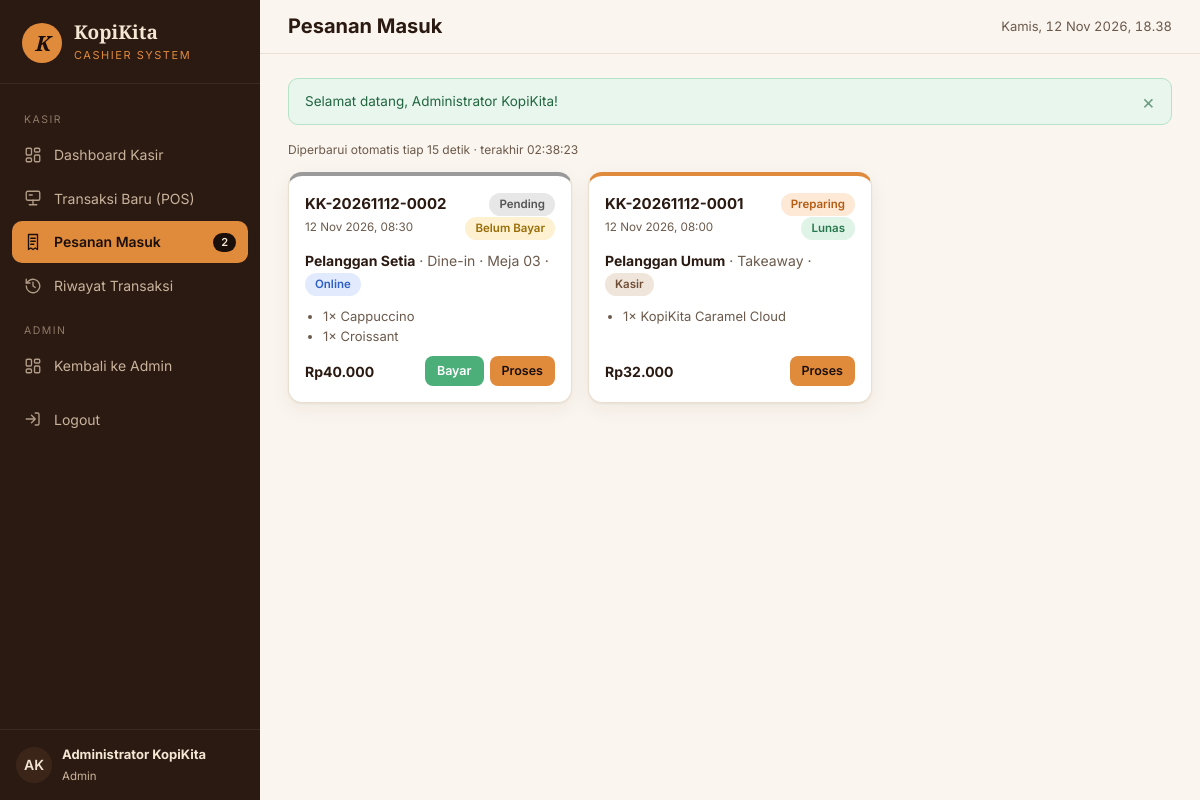
The page /cashier/orders/index.php (signed in) on the database its author committed.
### tables this page shows
CREATE TABLE `users` (
  `id`            BIGINT UNSIGNED NOT NULL AUTO_INCREMENT,
  `name`          VARCHAR(100) NOT NULL,
  `username`      VARCHAR(50)  NOT NULL,
  `email`         VARCHAR(150) NOT NULL,
  `password`      VARCHAR(255) NOT NULL,
  `role`          ENUM('admin','cashier','customer') NOT NULL DEFAULT 'customer',
  `avatar`        VARCHAR(255) NULL,
  `is_active`     TINYINT(1)   NOT NULL DEFAULT 1,
  `last_login_at` DATETIME     NULL,
  `created_at`    DATETIME     NOT NULL,
  `updated_at`    DATETIME     NOT NULL,
  PRIMARY KEY (`id`),
  UNIQUE KEY `uq_users_username` (`username`),
  UNIQUE KEY `uq_users_email` (`email`),
  KEY `idx_users_role` (`role`)
);

CREATE TABLE `orders` (
  `id`              BIGINT UNSIGNED NOT NULL AUTO_INCREMENT,
  `order_code`      VARCHAR(30) NOT NULL,
  `customer_id`     BIGINT UNSIGNED NOT NULL,
  `processed_by`    BIGINT UNSIGNED NULL,
  `order_channel`   ENUM('online','cashier') NOT NULL DEFAULT 'online',
  `order_type`      ENUM('dine_in','takeaway') NOT NULL,
  `table_number`    VARCHAR(10) NULL,
  `order_status`    ENUM('pending','confirmed','preparing','ready','completed','cancelled') NOT NULL DEFAULT 'pending',
  `subtotal`        DECIMAL(12,2) NOT NULL,
  `discount_amount` DECIMAL(12,2) NOT NULL DEFAULT 0,
  `total_amount`    DECIMAL(12,2) NOT NULL,
  `notes`           TEXT NULL,
  `cancel_reason`   VARCHAR(255) NULL,
  `stock_deducted`  TINYINT(1) NOT NULL DEFAULT 0,
  `ordered_at`      DATETIME NOT NULL,
  `completed_at`    DATETIME NULL,
  `updated_at`      DATETIME NOT NULL,
  PRIMARY KEY (`id`),
  UNIQUE KEY `uq_orders_code` (`order_code`),
  KEY `idx_orders_customer` (`customer_id`),
  KEY `idx_orders_processed_by` (`processed_by`),
  KEY `idx_orders_status` (`order_status`),
  KEY `idx_orders_ordered_at` (`ordered_at`),
  KEY `idx_orders_channel` (`order_channel`),
  CONSTRAINT `fk_orders_customer` FOREIGN KEY (`customer_id`) REFERENCES `customers` (`id`)
    ON UPDATE CASCADE ON DELETE RESTRICT,
  CONSTRAINT `fk_orders_processed_by` FOREIGN KEY (`processed_by`) REFERENCES `users` (`id`)
    ON UPDATE CASCADE ON DELETE SET NULL
);

CREATE TABLE `sales` (
  `id`               BIGINT UNSIGNED NOT NULL AUTO_INCREMENT,
  `order_id`         BIGINT UNSIGNED NOT NULL,
  `invoice_number`   VARCHAR(30) NOT NULL,
  `cashier_id`       BIGINT UNSIGNED NULL,
  `payment_method`   ENUM('cash','qris','bank_transfer') NOT NULL,
  `amount_due`       DECIMAL(12,2) NOT NULL,
  `amount_paid`      DECIMAL(12,2) NOT NULL DEFAULT 0,
  `change_amount`    DECIMAL(12,2) NOT NULL DEFAULT 0,
  `payment_status`   ENUM('pending','paid','failed','refunded') NOT NULL DEFAULT 'pending',
  `reference_number` VARCHAR(100) NULL,
  `paid_at`          DATETIME NULL,
  `created_at`       DATETIME NOT NULL,
  `updated_at`       DATETIME NOT NULL,
  PRIMARY KEY (`id`),
  UNIQUE KEY `uq_sales_order` (`order_id`),
  UNIQUE KEY `uq_sales_invoice` (`invoice_number`),
  KEY `idx_sales_cashier` (`cashier_id`),
  KEY `idx_sales_status` (`payment_status`),
  CONSTRAINT `fk_sales_order` FOREIGN KEY (`order_id`) REFERENCES `orders` (`id`)
    ON UPDATE CASCADE ON DELETE CASCADE,
  CONSTRAINT `fk_sales_cashier` FOREIGN KEY (`cashier_id`) REFERENCES `users` (`id`)
    ON UPDATE CASCADE ON DELETE SET NULL
);

CREATE TABLE `customers` (
  `id`         BIGINT UNSIGNED NOT NULL AUTO_INCREMENT,
  `user_id`    BIGINT UNSIGNED NULL,
  `name`       VARCHAR(100) NOT NULL,
  `phone`      VARCHAR(25)  NULL,
  `email`      VARCHAR(150) NULL,
  `address`    TEXT         NULL,
  `created_at` DATETIME     NOT NULL,
  `updated_at` DATETIME     NOT NULL,
  PRIMARY KEY (`id`),
  UNIQUE KEY `uq_customers_user` (`user_id`),
  KEY `idx_customers_name` (`name`),
  CONSTRAINT `fk_customers_user` FOREIGN KEY (`user_id`) REFERENCES `users` (`id`)
    ON UPDATE CASCADE ON DELETE SET NULL
);

### includes/cashier-header.php (called while the page is built)
<?php
$panel = 'cashier';
$activeCount = (int) db()->query("SELECT COUNT(*) FROM orders WHERE order_status IN ('pending','confirmed','preparing','ready')")->fetchColumn();
$navItems = [
    ['label' => 'Kasir'],
    ['href' => 'cashier/index.php', 'icon' => 'dashboard', 'text' => 'Dashboard Kasir', 'exact' => true],
    ['href' => 'cashier/pos.php', 'icon' => 'pos', 'text' => 'Transaksi Baru (POS)', 'exact' => true],
    ['href' => 'cashier/orders/', 'icon' => 'receipt', 'text' => 'Pesanan Masuk', 'count' => $activeCount],
    ['href' => 'cashier/transactions/', 'icon' => 'history', 'text' => 'Riwayat Transaksi'],
];
if (user_role() === 'admin') {
    $navItems[] = ['label' => 'Admin'];
    $navItems[] = ['href' => 'admin/index.php', 'icon' => 'dashboard', 'text' => 'Kembali ke Admin', 'exact' => true];
}
require __DIR__ . '/admin-header.php';

### config/database.php (called while the page is built, shortened)
<?php
function db(): PDO
{
    static $pdo = null;
    if ($pdo instanceof PDO) {
        return $pdo;
    }
    $dsn = 'mysql:host=' . DB_HOST . ';port=' . DB_PORT . ';dbname=' . DB_NAME . ';charset=utf8mb4';
    try {
        $pdo = new PDO($dsn, DB_USER, DB_PASS, [
            PDO::ATTR_ERRMODE            => PDO::ERRMODE_EXCEPTION,
            PDO::ATTR_DEFAULT_FETCH_MODE => PDO::FETCH_ASSOC,
            PDO::ATTR_EMULATE_PREPARES   => false,
        ]);
        $offset = (new DateTime('now', new DateTimeZone(date_default_timezone_get())))->format('P');
        $pdo->exec("SET time_zone = '" . $offset . "'");
    } catch (PDOException $e) {
        http_response_code(500);
        $msg = defined('APP_DEBUG') && APP_DEBUG ? $e->getMessage() : 'Tidak dapat terhubung ke database.';
        exit('<h1>Koneksi database gagal</h1><p>' . htmlspecialchars($msg, ENT_QUOTES, 'UTF-8')
            . '</p><p>Pastikan MySQL XAMPP berjalan dan database <code>kopikita_db</code> sudah di-import.</p>');
    }
    return $pdo;
}

### includes/auth.php (called while the page is built, shortened)
<?php
require_once __DIR__ . '/../config/database.php';
require_once __DIR__ . '/functions.php';
function current_user(): ?array
{
    static $user = false;
    if ($user !== false) {
        return $user;
    }
    $st = db()->prepare('SELECT u.id, u.name, u.username, u.email, u.role, u.avatar, u.is_active, c.id AS customer_id
                         FROM users u LEFT JOIN customers c ON c.user_id = u.id WHERE u.id = ? LIMIT 1');
    $st->execute([$_SESSION['user_id']]);
    $row = $st->fetch();
    $user = $row;
    return $user;
}
function require_login(): array
{
    $u = current_user();
    return $u;
}
function require_role(array $roles): array
{
    $u = require_login();
    return $u;
}

### cashier/orders/index.php (the view, shortened to what this page needs)
<?php
require_once __DIR__ . '/../../includes/auth.php';
require_role(['cashier', 'admin']);
$pdo = db();
$rows = $pdo->query("SELECT o.*, c.name AS customer_name, s.payment_status, s.payment_method,
        (SELECT GROUP_CONCAT(CONCAT(od.quantity, '× ', od.product_name) SEPARATOR '||') FROM order_details od WHERE od.order_id = o.id) AS item_list
        FROM orders o JOIN customers c ON c.id = o.customer_id LEFT JOIN sales s ON s.order_id = o.id
        WHERE o.order_status IN ('pending','confirmed','preparing','ready')
        ORDER BY FIELD(o.order_status,'pending','confirmed','preparing','ready'), o.ordered_at ASC")->fetchAll();
if (!$rows): ?>
    <div class="card"><div class="card-body table-empty">Tidak ada pesanan aktif. ☕</div></div>
<?php else: ?>
    <div class="order-board">
    <?php foreach ($rows as $r): ?>
        <article class="order-tile st-<?= e($r['order_status']) ?>">
            <div class="ot-head">
                <div><div class="ot-code"><?= e($r['order_code']) ?></div><small class="text-muted"><?= e(tanggal($r['ordered_at'])) ?></small></div>
                <div style="text-align:right"><?= status_badge($r['order_status']) ?><br><?= payment_badge($r['payment_status']) ?></div>
            </div>
            <div><strong><?= e($r['customer_name']) ?></strong>
                <span class="text-muted">· <?= e(ORDER_TYPES[$r['order_type']]) ?><?= $r['table_number'] ? ' · Meja ' . e($r['table_number']) : '' ?>
                · <span class="badge badge-<?= e($r['order_channel']) ?>"><?= e(ORDER_CHANNELS[$r['order_channel']]) ?></span></span></div>
            <ul><?php foreach (explode('||', (string) $r['item_list']) as $li): ?><li><?= e($li) ?></li><?php endforeach; ?></ul>
            <div class="ot-foot">
                <strong><?= e(rupiah($r['total_amount'])) ?></strong>
                <div class="actions">
                    <?php if ($r['payment_status'] !== 'paid'): ?><a class="btn btn-success btn-sm" href="<?= e(url('cashier/payments/confirm.php?id=' . $r['id'])) ?>">Bayar</a><?php endif; ?>
                    <a class="btn btn-primary btn-sm" href="<?= e(url('cashier/orders/show.php?id=' . $r['id'])) ?>">Proses</a>
                </div>
            </div>
        </article>
    <?php endforeach; ?>
    </div>
<?php endif;
$board = ob_get_clean();
$pageTitle = 'Pesanan Masuk';
require __DIR__ . '/../../includes/cashier-header.php';
?>
<p class="refresh-note">Diperbarui otomatis tiap 15 detik · terakhir <span id="lastRefresh"><?= date('H:i:s') ?></span></p>
<div id="board"><?= $board ?></div>

### includes/functions.php (shortened to what this page needs)
<?php
function e($value): string
{
    return htmlspecialchars((string) ($value ?? ''), ENT_QUOTES | ENT_SUBSTITUTE, 'UTF-8');
}
function rupiah($amount): string
{
    $amount = (float) $amount;
    $prefix = $amount < 0 ? '-Rp' : 'Rp';
    return $prefix . number_format(abs($amount), 0, ',', '.');
}
function tanggal($datetime, bool $withTime = true): string
{
    $bulan = [1 => 'Jan', 'Feb', 'Mar', 'Apr', 'Mei', 'Jun', 'Jul', 'Agu', 'Sep', 'Okt', 'Nov', 'Des'];
    $ts = strtotime((string) $datetime);
    $out = date('j', $ts) . ' ' . $bulan[(int) date('n', $ts)] . ' ' . date('Y', $ts);
    return $withTime ? $out . ', ' . date('H:i', $ts) : $out;
}
function url(string $path = ''): string
{
    return BASE_URL . '/' . ltrim($path, '/');
}
function asset(string $path): string
{
    $file = APP_ROOT . '/assets/' . ltrim($path, '/');
    $ver = is_file($file) ? '?v=' . filemtime($file) : '';
    return url('assets/' . ltrim($path, '/')) . $ver;
}
function current_path(): string
{
    return strtok($_SERVER['REQUEST_URI'] ?? '/', '?');
}
function get_flashes(): array
{
    $f = $_SESSION['flash'] ?? [];
    return $f;
}
function render_flashes(): string
{
    $html = '';
    foreach (get_flashes() as $f) {
        $html .= '<div class="alert alert-' . e($f['type']) . '" role="alert">' . e($f['message'])
            . '<button type="button" class="alert-close" aria-label="Tutup">&times;</button></div>';
    }
    return $html;
}
function status_badge(string $status): string
{
    $label = ORDER_STATUSES[$status] ?? ucfirst($status);
    return '<span class="badge badge-' . e($status) . '">' . e($label) . '</span>';
}
function payment_badge(?string $status): string
{
    $status = $status ?: 'pending';
    $label = PAYMENT_STATUSES[$status] ?? ucfirst($status);
    return '<span class="badge badge-pay-' . e($status) . '">' . e($label) . '</span>';
}
function icon(string $name, string $class = ''): string
{
    $p = $paths[$name] ?? $paths['coffee'];
    return '<svg class="' . e($class) . '" viewBox="0 0 24 24" fill="none" stroke="currentColor" stroke-width="1.8" stroke-linecap="round" stroke-linejoin="round" aria-hidden="true">' . $p . '</svg>';
}
function initials(string $name): string
{
    $parts = preg_split('/\s+/', trim($name));
    $s = mb_substr($parts[0] ?? 'K', 0, 1) . (isset($parts[1]) ? mb_substr($parts[1], 0, 1) : '');
    return mb_strtoupper($s);
}

### includes/admin-header.php (shortened to what this page needs)
<?php
$user = current_user();
$panel = $panel ?? 'admin';
$cur = current_path();
$isActive = function (array $it) use ($cur): bool {
    $target = url($it['href']);
    if (!empty($it['exact'])) {
        return $cur === $target;
    }
    return strpos($cur, rtrim($target, '/')) === 0 && !preg_match('#/index\.php$#', $it['href']);
};
?>
<!DOCTYPE html>
<html lang="id">
<head>
    <link rel="stylesheet" href="<?= e(asset('css/admin.css')) ?>">
</head>
<body class="panel-<?= e($panel) ?>">
<div class="app">
    <aside class="sidebar" id="sidebar">
        <a href="<?= e(url($panel === 'cashier' ? 'cashier/index.php' : 'admin/index.php')) ?>" class="sidebar-brand">
            <span class="logo">K</span>
            <span><strong>KopiKita</strong><small><?= $panel === 'cashier' ? 'Cashier System' : 'Admin Dashboard' ?></small></span>
        </a>
        <nav class="sidebar-nav" aria-label="Menu panel">
            <?php foreach ($navItems as $it): ?>
                <?php if (isset($it['label'])): ?>
                    <div class="label"><?= e($it['label']) ?></div>
                <?php else: ?>
                    <a href="<?= e(url($it['href'])) ?>" class="<?= $isActive($it) ? 'active' : '' ?>">
                        <?= icon($it['icon']) ?> <span><?= e($it['text']) ?></span>
                        <?php if (!empty($it['count'])): ?><span class="count"><?= (int) $it['count'] ?></span><?php endif; ?>
                    </a>
                <?php endif; ?>
            <?php endforeach; ?>
            <form action="<?= e(url('logout.php')) ?>" method="post" class="mt-2">
                <button type="submit"><?= icon('logout') ?> <span>Logout</span></button>
            </form>
        </nav>
        <div class="sidebar-foot">
            <span class="avatar"><?= e(initials($user['name'])) ?></span>
            <span><strong><?= e($user['name']) ?></strong><small><?= e(ROLE_LABELS[$user['role']]) ?></small></span>
        </div>
    </aside>
    <div class="main">
        <header class="topbar">
            <div>
                <h1><?= e($pageTitle ?? 'Dashboard') ?></h1>
            </div>
            <span class="clock" id="clock"><?= e(tanggal(now())) ?></span>
        </header>
        <div class="content">
            <?= render_flashes() ?>

### rows shown on the page
users: name "AK", name "Administrator KopiKita", role "Admin"
orders: order_code "KK-20261112-0002", ordered_at "12 Nov 2026, 08:30", order_status "Pending", sales.payment_status "Belum Bayar", customer.name "Pelanggan Setia", order_type "Dine-in", table_number "03", order_channel "Online", li "1× Cappuccino", li "1× Croissant", total_amount "Rp40.000"
orders: order_code "KK-20261112-0001", ordered_at "12 Nov 2026, 08:00", order_status "Preparing", sales.payment_status "Lunas", customer.name "Pelanggan Umum", order_type "Takeaway", order_channel "Kasir", li "1× KopiKita Caramel Cloud", total_amount "Rp32.000"

### other values the page prints
$it['label'] "KASIR"
$it['text'] "Dashboard Kasir"
$it['text'] "Transaksi Baru (POS)"
$it['text'] "Pesanan Masuk"
$it['count'] "2"
$it['text'] "Riwayat Transaksi"
$it['label'] "ADMIN"
$it['text'] "Kembali ke Admin"
$pageTitle "Pesanan Masuk"
$f['message'] "Selamat datang, Administrator KopiKita!"
